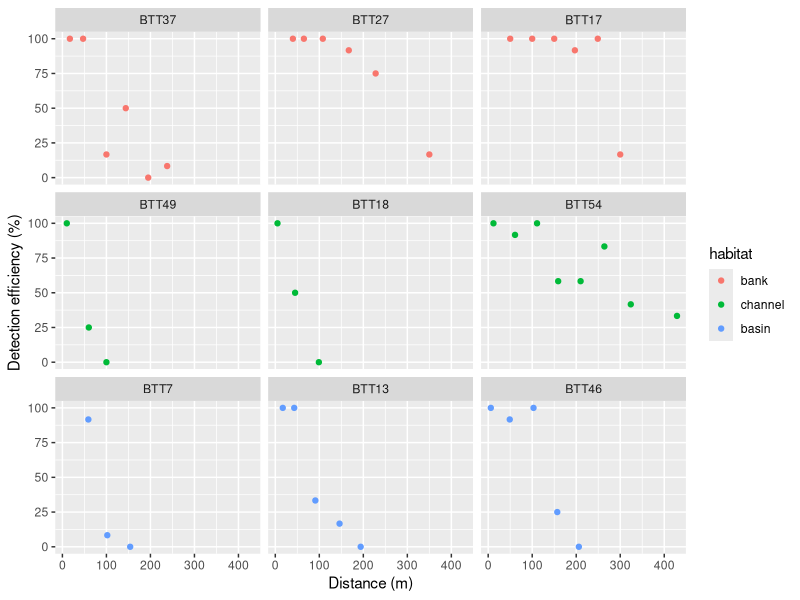
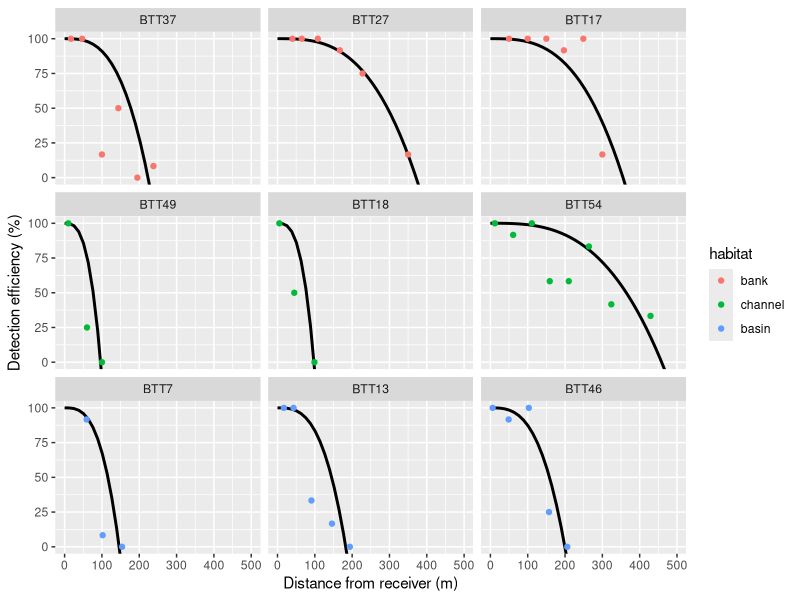
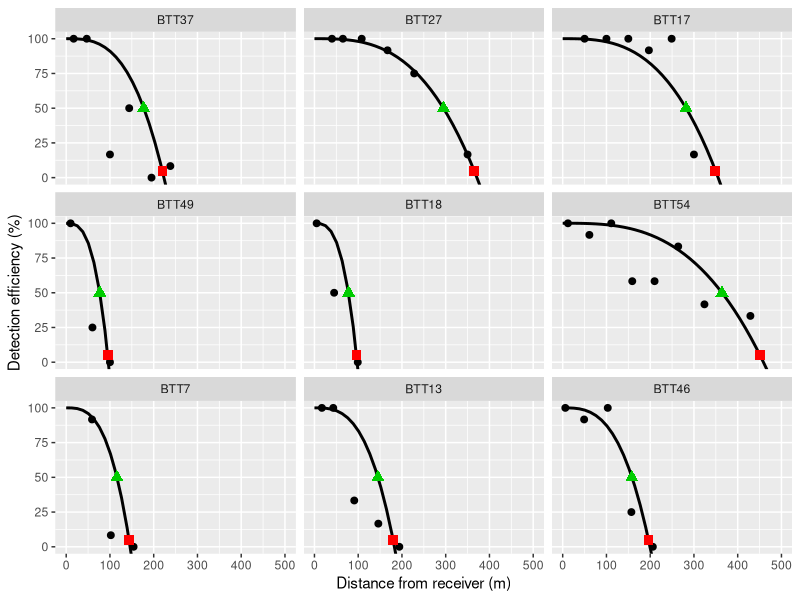
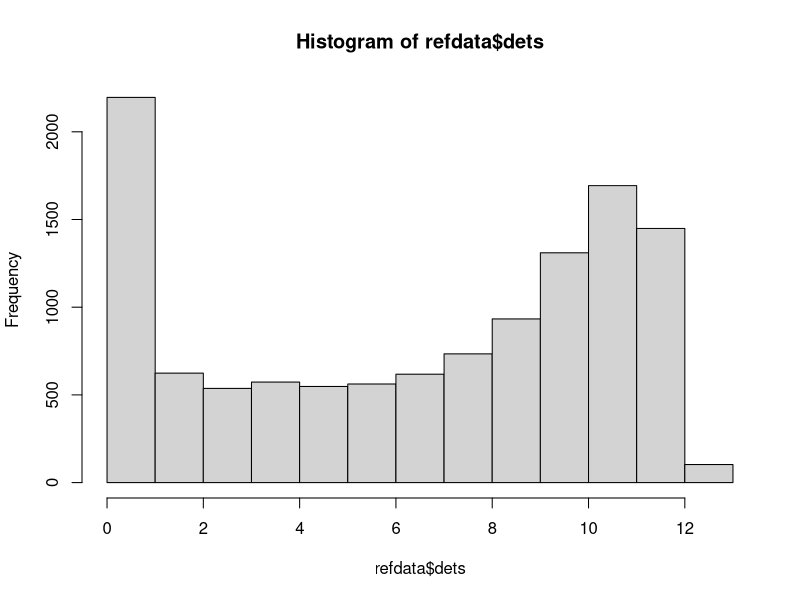
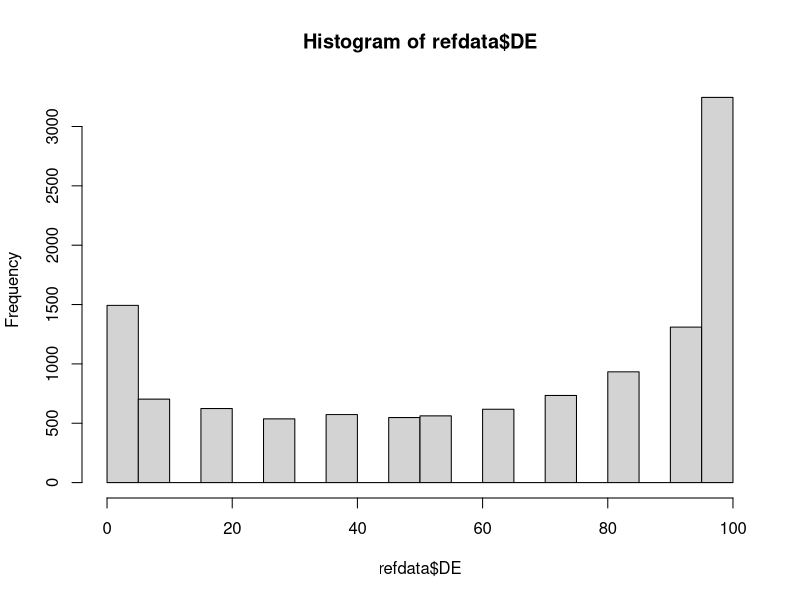
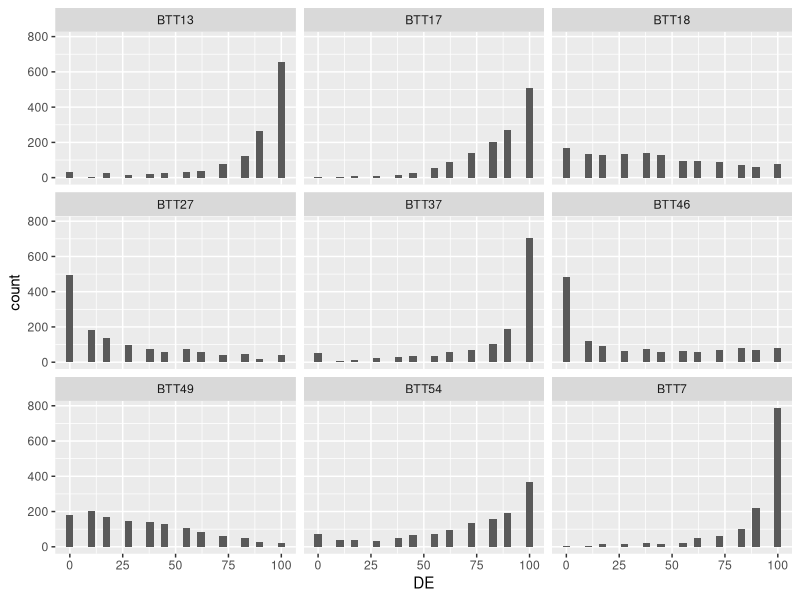
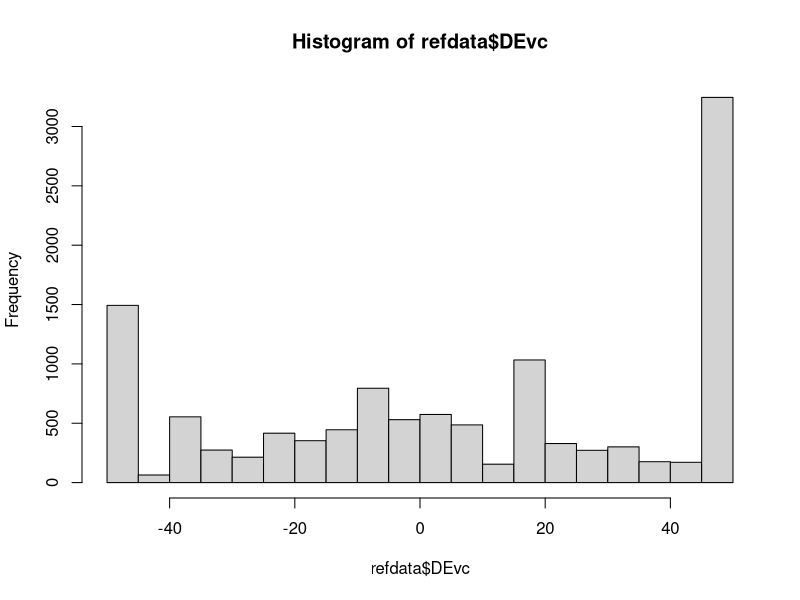
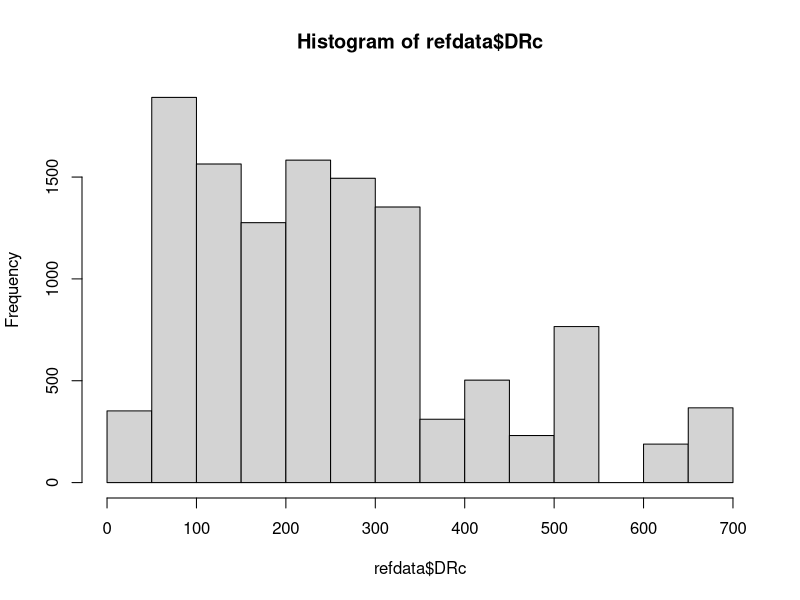

The R script that drew these images, in order:
# Brownscombe et al. (2019) A practical method to account for variation in detection range in acoustic telemetry 
# arrays to accurately quantify the spatial ecology of aquatic animals. Methods in Ecology and Evolution

# This R script covers the methods used in the above paper to derive a detection range correction factor to correct 
# animal detection data for spatiotemporal variations in the detection ranges of a passive acoustic receiver array 

# This method involves collection of data from:
# 1. Range testing to derive the Maximum Range (MR) and Midpoint (50% detection efficiency)
# 2. Detection efficiency of a reference tag placed at the Midpoint throughout the study 
# 3. Animal detections

# In order to run the code below you will need to set your working directory to where you placed the data. You may
# also need to install the necessary packages before calling them. 


# 1. Range testing data ####

detrange <- read.csv("detection_range_data.csv") #set your working directory to where these datafiles are on your computer
head(detrange)

# prior to this you need to take raw detection data and count the number of detections per hour to create this dataset. 
# Detection efficiency (DE) is the number of detections divided by the expected number of total detections in the sampling period
# based on the tag delay rate + the burst interval of the tag (with Vemco eqiupment). DE is expressed as a %, DEp as a proportion

#plot detection efficiency vs distance from the receiver by habitat type:
detrange$habitat <- factor(detrange$habitat, levels=c("bank","channel","basin"))
detrange$station <- factor(detrange$station, levels=c("BTT37", "BTT27", "BTT17","BTT49","BTT18","BTT54","BTT7","BTT13","BTT46"))
library(ggplot2)
ggplot(detrange, aes(x=distm, y=DE, col=habitat))+geom_point()+facet_wrap(~station)+
  coord_cartesian(ylim=c(0,100))+xlab("Distance (m)")+ylab("Detection efficiency (%)")


# Model this relationship for each site with a 3rd order polynomial function with the y-intercept set at 100 (% DE)
detrange$intercept <- 100 #set y intercept assuming 100% DE at 0 meters from the receiver
df_list <- split(detrange, f = paste(detrange$station) ) #break data into lists by station to model each seperately 

# apply models:
models <- lapply(df_list, function(dat) {
  lm(DE~-1+I(distm^3)+offset(intercept), data=dat)
})

# format result
DRres <- 
  do.call(
    rbind,
    lapply(models, function(x) {
      coefs <- summary(x)
      c( r2 = coefs$r.squared,
         adjr2 = coefs$adj.r.squared,
         AIC = AIC(x)
      )
    })
  )

DRres <- as.data.frame(DRres)
DRres$site <- as.factor(rownames(DRres))
DRres #assess model fit here. You might be better off with a different model for some or all sites


# predictions:
dist <- data.frame(distm=seq(from=0, to=1000, by=0.1))
dist$intercept <- 100

DRpreds <- 
  do.call(
    cbind,
    lapply(models, function(x) {
      round(predict.lm(x, dist),0)
    })
  )


DRpreds <- cbind(dist,DRpreds)
head(DRpreds)

# make long format for plotting:
library(reshape2)
DRpredslong <- melt(DRpreds, measure.vars=c(3:11))

library(dplyr)
DRpredslong <- DRpredslong %>% rename(station=variable, DE=value)
head(DRpredslong)

ggplot(detrange, aes(x=distm, y=DE, col=habitat))+
  stat_smooth(data=DRpredslong, aes(x=distm, y=DE),method="lm", se=TRUE, fill=NA,
             formula=y ~ 1+poly(x, 3, raw=TRUE),colour="black")+
  geom_point()+
  coord_cartesian(ylim=c(0,100), xlim=c(0,500))+
  facet_wrap(~station)+xlab("Distance from receiver (m)")+ylab("Detection efficiency (%)")


# pull out MR and Midpoint, where Midpoint=50% DE and MR=5% DE
head(DRpredslong)
DRpreds2 <- DRpredslong %>% filter(DE==50 | DE==5) %>% group_by(station, DE) %>% summarise(distm=round(mean(distm),0)) %>% as.data.frame()
DRpreds2$variable <- ifelse(DRpreds2$DE==5, "MR", "Midpoint")
head(DRpreds2)

Midpoint <- DRpreds2 %>% filter(variable=="Midpoint")
MR <- DRpreds2 %>% filter(variable=="MR")
Midpoint
MR


# add MR and Midpoint to plot:

ggplot(detrange, aes(x=distm, y=DE))+
  stat_smooth(data=DRpredslong, aes(x=distm, y=DE),method="lm", se=TRUE, fill=NA,
              formula=y ~ 1+poly(x, 3, raw=TRUE),colour="black")+
  geom_point(size=2)+
  geom_point(data=Midpoint, aes(x=distm, y=DE),col="green3", size=3, pch=17)+
  geom_point(data=MR, aes(x=distm, y=DE),col="red", size=3, pch=15)+
  coord_cartesian(ylim=c(0,100), xlim=c(0,500))+
  facet_wrap(~station)+xlab("Distance from receiver (m)")+ylab("Detection efficiency (%)")



# Midpoint can be used to guide the placement of a reference tag at each sentinel receiver site
# Maximum Range (intercept) can be combined with detection efficiency variance below to derive the detection range correction factor







# 2. Reference tag data #### 

refdata <- read.csv("reference_tag_data.csv")
str(refdata)
refdata$rugosity <- as.factor(refdata$rugosity) #make sure all variables are correct data type


# this is an hourly detection dataset. Similar to the range testing data above, you will need to summarise the number of 
# detections per study hour from your raw detections database. Here is some code to do that:

# detection data is presence only, so it won't have hours with zero detections in it. So start by generating an hourly dataset 
# for your study period:

refdata2 <- refdata
refdata2$datetime <- as.POSIXct(refdata2$hour, format="%Y-%m-%d %H:%M:%S") #change 'hour' to your datetime column. pay close attention to the format
refdata2$hour <- strftime(refdata2$datetime, format="%Y-%m-%d %H")
refdata2$hour <- as.POSIXct(refdata2$datetime,  format="%Y-%m-%d %H:%M:%S")
head(refdata2)

datetime <- data.frame(hour=seq(from=min(refdata2$hour), to=max(refdata2$hour), by="hour"))
str(datetime)

# unique stations:
stations <- data.frame(station=unique(refdata$station))
head(stations)

# merge the two, creating every hour and station combo:
datetimestation <- merge(datetime, stations)

# summarise the number of detections by study hour (you can also do this by other scales such as day)
library(dplyr)
refdata3 <- refdata2 %>% group_by(hour, station) %>% summarise(dets=length(station)) %>% as.data.frame()
head(refdata3)

# merge the hourly station data set with the detections:
refdata4 <- merge(datetimestation, refdata3, all.x=TRUE, by=c("hour","station"))

# and make the NAs zeros:
refdata4$dets[is.na(refdata4$dets)]<-0
head(refdata4)

# In this example the data are already summarised, so all detection counts return as one. In a raw dataset it should
# produce a range of detections. At this point you can assign your relevant environmental variables to the dataset (refdata4)
# as we have already with refdata:
head(refdata)

# calculate detection efficiency for each study hour
# our tag delay was 270 to 330 plus a 3 second burst period. So we should expect
round(3600/(333),0)
round(3600/(273),0)
# 11-13 detections per hour maximum
hist(refdata$dets)
# so we'll consider 11 or more detections an hour to be 100%

refdata$DE <- refdata$dets/11*100 
refdata$DE <-ifelse(refdata$DE>100,100, refdata$DE)
hist(refdata$DE) #frequency distribution of DE values
ggplot(refdata, aes(x=DE))+geom_histogram()+facet_wrap(~station) #by station

# calculate DEv - the difference between detection efficiency (DE) for each hour and the overall mean DE at each station:
refmeans <- refdata %>% group_by(station) %>% summarise(DEmean = mean(DE))
refdata$DEmean <- refmeans$DEmean[match(refdata$station, refmeans$station)]
refdata$DEv <- refdata$DE-refdata$DEmean


# If the mean DE at each receiver isn't 50 (which it will likely never be exactly), there's potential variance
# is unequal between receivers. This can be corrected using this equation, scaling the variance to +/- 50%
head(refdata)
refdata$DEvc <- ifelse(refdata$DE-refdata$DEmean<0, ((refdata$DE-refdata$DEmean)/refdata$DEmean)*50,
                                             ((refdata$DE-refdata$DEmean)/(100-refdata$DEmean))*50)

head(refdata)
hist(refdata$DEvc)



# Integrate MR with the data set to calculate DRc:
head(MR)
refdata$MR <- MR$distm[match(refdata$station, MR$station)]
str(refdata)


#calculate DRc: detrange + detrange*(DEvc/100)
refdata$DRc <- refdata$MR+refdata$MR*(refdata$DEvc/100)
hist(refdata$DRc)
min(refdata$DRc)


#examine the relationship between MR, DEvc and DRc:
library(ggplot2)
ggplot(refdata, aes(x=MR, y=DRc, col=DEvc))+geom_point()+xlab("MR (m)")+
  ylab("DRc")+labs(colour="DEvc")+theme(legend.position=c(0.15,0.8))+
  theme(axis.line.x=element_line(),
        axis.line.y=element_line())



# DRc is a correction factor that integrates the estimated maximum range (MR) and time varying receiver 
# detection range (DEv). We have this data for each sentinel receiver, but need to predict it across the 
# entire receiver array. 



# Model DRc  ####
# based on environmental conditions. Consider including all factors you are interested in 
# exploring the effects of on animal positions (eg temperature, diel period) 

#Random forests model:

str(refdata)
refdata$rugosity <- as.factor(refdata$rugosity) #make sure variable types are consistent with training data


library(randomForest)
set.seed(1210)
z=formula(DRc~habitat+benthos+rugosity+depth+Diel+tidestate+tidemeters)
Refforest <- randomForest(formula=z, data = refdata, replace=FALSE, na.action=na.omit,
                          importance=TRUE, do.trace=1000, ntree=1000)
print(Refforest)
Refforest$importance
# model is performing alright, explaining 76% of variation in non training data. Most important predictors 
# based on %IncMSE are benthos type, depth, habitat, and rugosity 

# This model can be used to predict DRc on other stations, as done below












#animal detections ####

# DRc can be integrated into analyses of animal detection data in various ways as outlined
# in the associated manuscript. Below is a basic application of DRc to correct the number of animal
# detections per hour. 

permdets <- read.csv("permit_detections.csv")

str(permdets)
permdets$rugosity <- as.factor(permdets$rugosity) #variable types have to be consistent with training data

#predict DRc
permdets$DRc <- predict(Refforest, permdets)


#correct number of detections
permdets$Detc <- permdets$Det/(permdets$DRc/mean(permdets$DRc))
head(permdets)


#plot differences in presence only data (the equation above doesn't change zeros)
permdetsP <- permdets %>% filter(Det>0)

#make long format for plotting
library(reshape2)
permdetsmelt <- melt(permdetsP, measure.vars=c("Det","Detc"))
head(permdetsmelt)
permdetsmelt$logvalue <- log(permdetsmelt$value)

library(ggplot2)
permdetsmelt$variable <- factor(permdetsmelt$variable, levels=c("Det","Detc"))
permdetsmelt$habitat <- factor(permdetsmelt$habitat, levels=c("bank","channel","basin"))
ggplot(permdetsmelt, aes(x=Diel, y=logvalue,col=variable))+stat_summary(fun.y=mean, geom="point",position=position_dodge(0.2))+
  stat_summary(fun.data = mean_cl_normal, geom = "errorbar",width=0.1,position=position_dodge(0.2))+ylab("log(detections)")+
  facet_wrap(~habitat)+xlab("Diel period")+coord_cartesian(ylim=c(0,3))

ggplot(permdetsmelt, aes(x=tidemeters, y=logvalue,col=variable))+geom_smooth()+
  ylab("log(detections)")+
  facet_wrap(~habitat)+xlab("Tide height (m)")+coord_cartesian(ylim=c(0,3))


